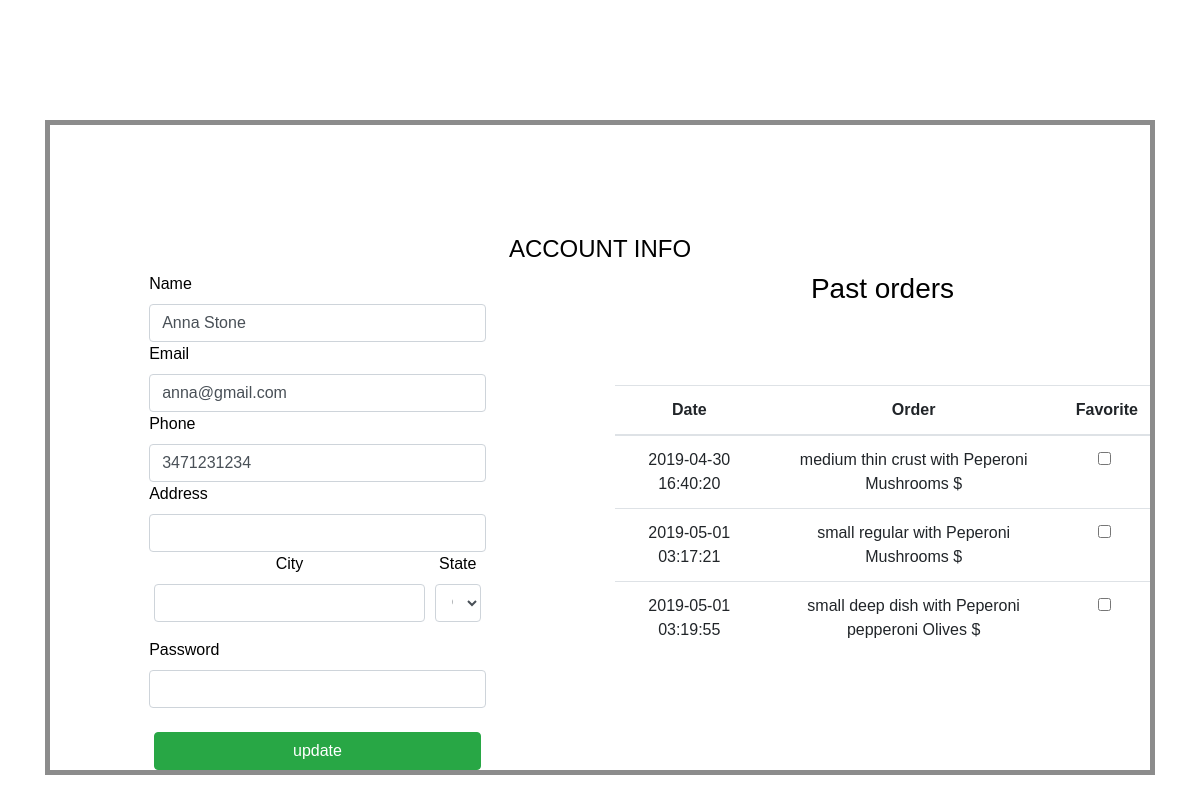
/account (signed in), run on the app's committed database.
### customer_model.py (models this page shows, shortened)
class Customer(db.Model):
    __tablename__="customers"
    id=db.Column(db.Integer,primary_key=True)
    username=db.Column(db.String(255))
    name=db.Column(db.String(255))
    email=db.Column(db.String(255),nullable=False)
    phone_number=db.Column(db.String(20))
    password=db.Column(db.String(255))
    favorite_order_id=db.Column(db.Integer)
    note=db.Column(db.String(255))
    created_at = db.Column(db.DateTime, server_default=func.now())
    updated_at = db.Column(db.DateTime, server_default=func.now(), onupdate=func.now())
    @classmethod
    def get(cls,customer_id):
        return cls.query.get(customer_id)

### models.py (models this page shows, shortened)
class Pizza(db.Model):
    __tablename__="pizzas"
    id=db.Column(db.Integer,primary_key=True)
    order_id=db.Column(db.Integer,db.ForeignKey('orders.id'),nullable=False)
    style_id=db.Column(db.Integer,db.ForeignKey('styles.id'),nullable=False)
    size_id=db.Column(db.Integer,db.ForeignKey('sizes.id'),nullable=False)
    qty=db.Column(db.Integer)
    created_at = db.Column(db.DateTime, server_default=func.now())
    updated_at = db.Column(db.DateTime, server_default=func.now(), onupdate=func.now())
    order=db.relationship('Order',foreign_keys=[order_id],backref=db.backref("pizzas",cascade="all,delete-orphan"))
    style=db.relationship('Style',foreign_keys=[style_id],backref=db.backref("pizzas"),uselist=False)
    size=db.relationship('Size',foreign_keys=[size_id],backref=db.backref("pizzas"),uselist=False)

class Size(db.Model):
    __tablename__="sizes"
    id=db.Column(db.Integer,primary_key=True)
    name=db.Column(db.String(255))
    description=db.Column(db.String(255))
    price=db.Column(db.Float)
    created_at = db.Column(db.DateTime, server_default=func.now())
    updated_at = db.Column(db.DateTime, server_default=func.now(), onupdate=func.now())

class Style(db.Model):
    __tablename__="styles"
    id=db.Column(db.Integer,primary_key=True)
    name=db.Column(db.String(255))
    description=db.Column(db.String(255))
    price=db.Column(db.Float)
    created_at = db.Column(db.DateTime, server_default=func.now())
    updated_at = db.Column(db.DateTime, server_default=func.now(), onupdate=func.now())

class Topping(db.Model):
    __tablename__="toppings"
    pizza_id=db.Column(db.Integer,db.ForeignKey('pizzas.id'),primary_key=True)
    toppings_menu_id=db.Column(db.Integer,db.ForeignKey('toppings_menu.id'),primary_key=True)
    created_at = db.Column(db.DateTime, server_default=func.now())
    updated_at = db.Column(db.DateTime, server_default=func.now(), onupdate=func.now())
    info=db.relationship('ToppingMenu',foreign_keys=[toppings_menu_id],uselist=False)
    pizza=db.relationship('Pizza',foreign_keys=[pizza_id],backref=db.backref("toppings",cascade="all,delete-orphan"))

class ToppingMenu(db.Model):
    __tablename__="toppings_menu"
    id=db.Column(db.Integer,primary_key=True)
    name=db.Column(db.String(255))
    description=db.Column(db.String(255))
    price=db.Column(db.Float)
    available=db.Column(db.Boolean)
    created_at = db.Column(db.DateTime, server_default=func.now())
    updated_at = db.Column(db.DateTime, server_default=func.now(), onupdate=func.now())

### controllers.py (the view)
def cust_account():
    customer_id=session['MyWebsite_customer_id']
    customer=Customer.get(customer_id)
    order=Order.get_entering(customer.id)
    return render_template('account.html',
    customer = customer,
    order = order
    )

### models.py (called while the page is built)
    @classmethod
    def get_entering(cls,customer_id):
        order=cls.query.filter(cls.customer_id==customer_id).filter(cls.status==StatusEnum.entering).first()
        return order

### templates/account.html (shortened to what this page needs)
<!DOCTYPE html>
<html lang="en" dir="ltr">
     <head>
          <link rel="stylesheet" href="https://stackpath.bootstrapcdn.com/bootstrap/4.3.1/css/bootstrap.min.css">
          <link rel="stylesheet" href="{{ url_for('static', filename='style.css') }}">
     </head>
     <body>
          <div class="container">
               <div class="section">
                    <div id="quick">
                         <h1  class="h4">ACCOUNT INFO</h1>
                         <div class="row">
                              <div class="col-lg-6 col-sm-4">
                                   <form class="col-lg-8 offset-lg-2" action="" method="post">
                                             <div class="form-row">
                                                  <label for="name">Name</label>
                                                  <input type="text" class="form-control" name="name" value="{{customer.name}}">
                                        </div>
                                        <div class="form-row">
                                             <label for="email">Email</label>
                                             <input type="text" class="form-control" name="email_address" value="{{customer.email}}">
                                        </div>
                                        <div class="form-row">
                                             <label for="phone">Phone</label>
                                             <input type="tel" class="form-control" name="phone_number" value="{{customer.phone_number}}">
                                        </div>
                                        <div class="form-row">
                                             <label for="street_address">Address</label>
                                             <input type="text" class="form-control" name="street_address" value="{{customer.address}}">
                                        </div>
                                        <div class="form-row">
                                             <div class="form-group col-md-10">
                                                  <label for="city">City</label>
                                                  <input type="text" class="form-control" name="city" value="{{customer.city}}">
                                             </div>
                                             <div class="form-group col-md-2">
                                                  <label for="state">State</label>
                                                  <select name="state" class="form-control">
                                                       <option selected value="">Choose...</option>
                                                  </select>
                                             </div>
                                        </div>
                                        <div class="form-row">
                                             <label for="password">Password</label>
                                             <input type="password" class="form-control" name="password" value="">
                                        </div>
                                        <input type="submit" class="btn btn-success btn-block" value="update">
                                   </form>
                              </div>
                              <div class="col-lg-6 col-sm-4">
                                   <h3>Past orders</h3>
                                   <table class="table">
                                       <thead>
                                            <tr>
                                                 <th>Date</th>
                                                 <th>Order</th>
                                                 <th>Favorite</th>
                                            </tr>
                                       </thead>
                                       <tbody>
                                            {% for pizza in order.pizzas %}
                                            <tr>
                                                  <td>{{pizza.created_at}}</td>
                                                  <td>{{pizza.size.name}} {{pizza.style.name}} with  {%for topping in pizza.toppings%} {{topping.info.name}} {%endfor%} $ </td>
                                                  <td><input type="checkbox" name="active-toppings-bulk" value="">
                                                  <label for="active-toppings-bulk"></label>{{favorite}}</td>
                                                  <br>
                                            </tr>
                                            {% endfor %}
                                       </tbody>
                                   </table>
                              </div>
                         </div>
                    </div>
               </div>
           </div>
     </body>
</html>

### static/style.css (style rules this page uses)
body { background: url(img/vita-marija-murenaite-691145-unsplash.jpg); background-size: cover; background-position: center; font-family: 'Hind', sans-serif; color: white; padding-top:10%; }
html { height: 100%; }
.section { padding: 5px; background-color: rgba(0, 0, 0, 0.45); }
#quick { text-align: center; padding-top: 10%; color: #000; background-color: #fff; }

### data on the page
Customer: name "Anna Stone", email_address "anna@gmail.com", phone_number "3471231234"
Pizza: created_at "2019-04-30 16:40:20", size.name "medium", style.name "thin crust"
Topping: info.name "Peperoni"
Topping: info.name "Mushrooms"
Pizza: created_at "2019-05-01 03:17:21", size.name "small", style.name "regular"
Topping: info.name "Peperoni"
Topping: info.name "Mushrooms"
Pizza: created_at "2019-05-01 03:19:55", size.name "small", style.name "deep dish"
Topping: info.name "Peperoni"
Topping: info.name "pepperoni"
Topping: info.name "Olives"
